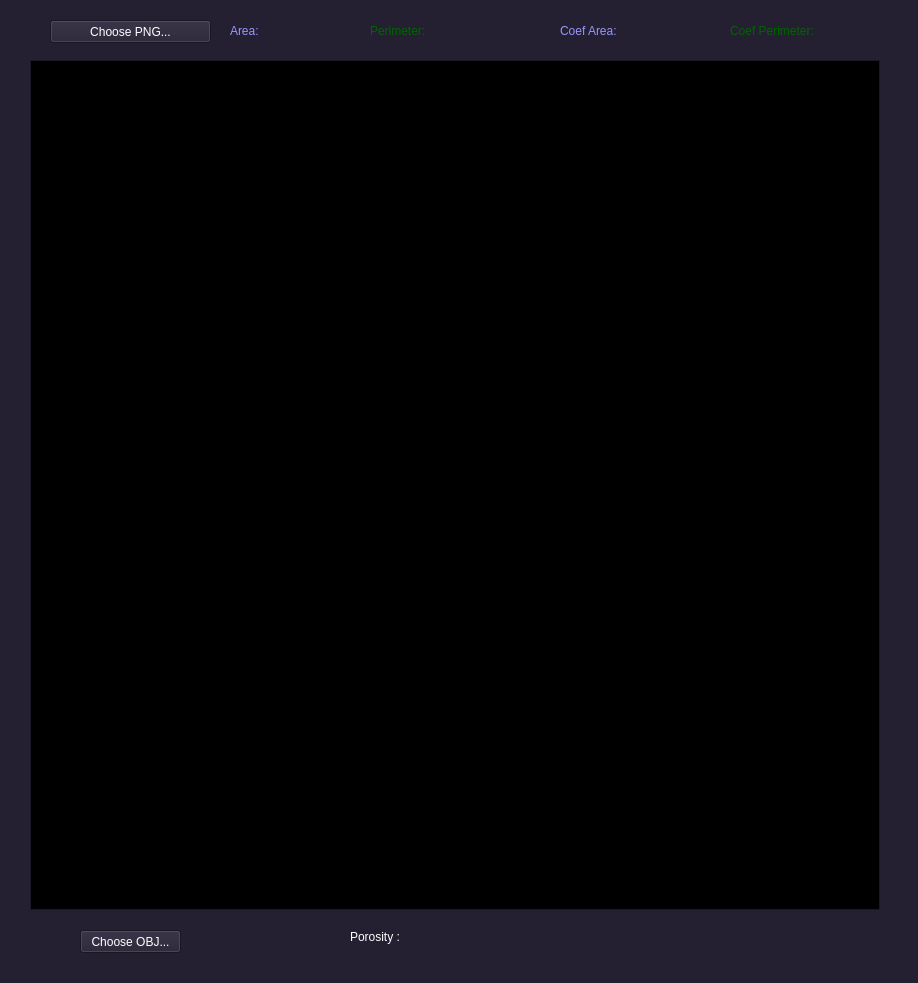
<?xml version="1.0" encoding="UTF-8"?>
<ui version="4.0">
 <class>AreaPerimeterWindow</class>
 <widget class="QWidget" name="AreaPerimeterWindow">
  <property name="geometry">
   <rect>
    <x>0</x>
    <y>0</y>
    <width>918</width>
    <height>983</height>
   </rect>
  </property>
  <property name="palette">
   <palette>
    <active>
     <colorrole role="WindowText">
      <brush brushstyle="SolidPattern">
       <color alpha="255">
        <red>255</red>
        <green>255</green>
        <blue>255</blue>
       </color>
      </brush>
     </colorrole>
     <colorrole role="Button">
      <brush brushstyle="SolidPattern">
       <color alpha="255">
        <red>36</red>
        <green>31</green>
        <blue>49</blue>
       </color>
      </brush>
     </colorrole>
     <colorrole role="Light">
      <brush brushstyle="SolidPattern">
       <color alpha="255">
        <red>54</red>
        <green>46</green>
        <blue>73</blue>
       </color>
      </brush>
     </colorrole>
     <colorrole role="Midlight">
      <brush brushstyle="SolidPattern">
       <color alpha="255">
        <red>45</red>
        <green>38</green>
        <blue>61</blue>
       </color>
      </brush>
     </colorrole>
     <colorrole role="Dark">
      <brush brushstyle="SolidPattern">
       <color alpha="255">
        <red>18</red>
        <green>15</green>
        <blue>24</blue>
       </color>
      </brush>
     </colorrole>
     <colorrole role="Mid">
      <brush brushstyle="SolidPattern">
       <color alpha="255">
        <red>24</red>
        <green>21</green>
        <blue>33</blue>
       </color>
      </brush>
     </colorrole>
     <colorrole role="Text">
      <brush brushstyle="SolidPattern">
       <color alpha="255">
        <red>255</red>
        <green>255</green>
        <blue>255</blue>
       </color>
      </brush>
     </colorrole>
     <colorrole role="BrightText">
      <brush brushstyle="SolidPattern">
       <color alpha="255">
        <red>255</red>
        <green>255</green>
        <blue>255</blue>
       </color>
      </brush>
     </colorrole>
     <colorrole role="ButtonText">
      <brush brushstyle="SolidPattern">
       <color alpha="255">
        <red>255</red>
        <green>255</green>
        <blue>255</blue>
       </color>
      </brush>
     </colorrole>
     <colorrole role="Base">
      <brush brushstyle="SolidPattern">
       <color alpha="255">
        <red>0</red>
        <green>0</green>
        <blue>0</blue>
       </color>
      </brush>
     </colorrole>
     <colorrole role="Window">
      <brush brushstyle="SolidPattern">
       <color alpha="255">
        <red>36</red>
        <green>31</green>
        <blue>49</blue>
       </color>
      </brush>
     </colorrole>
     <colorrole role="Shadow">
      <brush brushstyle="SolidPattern">
       <color alpha="255">
        <red>0</red>
        <green>0</green>
        <blue>0</blue>
       </color>
      </brush>
     </colorrole>
     <colorrole role="AlternateBase">
      <brush brushstyle="SolidPattern">
       <color alpha="255">
        <red>18</red>
        <green>15</green>
        <blue>24</blue>
       </color>
      </brush>
     </colorrole>
     <colorrole role="ToolTipBase">
      <brush brushstyle="SolidPattern">
       <color alpha="255">
        <red>255</red>
        <green>255</green>
        <blue>220</blue>
       </color>
      </brush>
     </colorrole>
     <colorrole role="ToolTipText">
      <brush brushstyle="SolidPattern">
       <color alpha="255">
        <red>0</red>
        <green>0</green>
        <blue>0</blue>
       </color>
      </brush>
     </colorrole>
     <colorrole role="PlaceholderText">
      <brush brushstyle="SolidPattern">
       <color alpha="127">
        <red>255</red>
        <green>255</green>
        <blue>255</blue>
       </color>
      </brush>
     </colorrole>
    </active>
    <inactive>
     <colorrole role="WindowText">
      <brush brushstyle="SolidPattern">
       <color alpha="255">
        <red>255</red>
        <green>255</green>
        <blue>255</blue>
       </color>
      </brush>
     </colorrole>
     <colorrole role="Button">
      <brush brushstyle="SolidPattern">
       <color alpha="255">
        <red>36</red>
        <green>31</green>
        <blue>49</blue>
       </color>
      </brush>
     </colorrole>
     <colorrole role="Light">
      <brush brushstyle="SolidPattern">
       <color alpha="255">
        <red>54</red>
        <green>46</green>
        <blue>73</blue>
       </color>
      </brush>
     </colorrole>
     <colorrole role="Midlight">
      <brush brushstyle="SolidPattern">
       <color alpha="255">
        <red>45</red>
        <green>38</green>
        <blue>61</blue>
       </color>
      </brush>
     </colorrole>
     <colorrole role="Dark">
      <brush brushstyle="SolidPattern">
       <color alpha="255">
        <red>18</red>
        <green>15</green>
        <blue>24</blue>
       </color>
      </brush>
     </colorrole>
     <colorrole role="Mid">
      <brush brushstyle="SolidPattern">
       <color alpha="255">
        <red>24</red>
        <green>21</green>
        <blue>33</blue>
       </color>
      </brush>
     </colorrole>
     <colorrole role="Text">
      <brush brushstyle="SolidPattern">
       <color alpha="255">
        <red>255</red>
        <green>255</green>
        <blue>255</blue>
       </color>
      </brush>
     </colorrole>
     <colorrole role="BrightText">
      <brush brushstyle="SolidPattern">
       <color alpha="255">
        <red>255</red>
        <green>255</green>
        <blue>255</blue>
       </color>
      </brush>
     </colorrole>
     <colorrole role="ButtonText">
      <brush brushstyle="SolidPattern">
       <color alpha="255">
        <red>255</red>
        <green>255</green>
        <blue>255</blue>
       </color>
      </brush>
     </colorrole>
     <colorrole role="Base">
      <brush brushstyle="SolidPattern">
       <color alpha="255">
        <red>0</red>
        <green>0</green>
        <blue>0</blue>
       </color>
      </brush>
     </colorrole>
     <colorrole role="Window">
      <brush brushstyle="SolidPattern">
       <color alpha="255">
        <red>36</red>
        <green>31</green>
        <blue>49</blue>
       </color>
      </brush>
     </colorrole>
     <colorrole role="Shadow">
      <brush brushstyle="SolidPattern">
       <color alpha="255">
        <red>0</red>
        <green>0</green>
        <blue>0</blue>
       </color>
      </brush>
     </colorrole>
     <colorrole role="AlternateBase">
      <brush brushstyle="SolidPattern">
       <color alpha="255">
        <red>18</red>
        <green>15</green>
        <blue>24</blue>
       </color>
      </brush>
     </colorrole>
     <colorrole role="ToolTipBase">
      <brush brushstyle="SolidPattern">
       <color alpha="255">
        <red>255</red>
        <green>255</green>
        <blue>220</blue>
       </color>
      </brush>
     </colorrole>
     <colorrole role="ToolTipText">
      <brush brushstyle="SolidPattern">
       <color alpha="255">
        <red>0</red>
        <green>0</green>
        <blue>0</blue>
       </color>
      </brush>
     </colorrole>
     <colorrole role="PlaceholderText">
      <brush brushstyle="SolidPattern">
       <color alpha="127">
        <red>255</red>
        <green>255</green>
        <blue>255</blue>
       </color>
      </brush>
     </colorrole>
    </inactive>
    <disabled>
     <colorrole role="WindowText">
      <brush brushstyle="SolidPattern">
       <color alpha="255">
        <red>18</red>
        <green>15</green>
        <blue>24</blue>
       </color>
      </brush>
     </colorrole>
     <colorrole role="Button">
      <brush brushstyle="SolidPattern">
       <color alpha="255">
        <red>36</red>
        <green>31</green>
        <blue>49</blue>
       </color>
      </brush>
     </colorrole>
     <colorrole role="Light">
      <brush brushstyle="SolidPattern">
       <color alpha="255">
        <red>54</red>
        <green>46</green>
        <blue>73</blue>
       </color>
      </brush>
     </colorrole>
     <colorrole role="Midlight">
      <brush brushstyle="SolidPattern">
       <color alpha="255">
        <red>45</red>
        <green>38</green>
        <blue>61</blue>
       </color>
      </brush>
     </colorrole>
     <colorrole role="Dark">
      <brush brushstyle="SolidPattern">
       <color alpha="255">
        <red>18</red>
        <green>15</green>
        <blue>24</blue>
       </color>
      </brush>
     </colorrole>
     <colorrole role="Mid">
      <brush brushstyle="SolidPattern">
       <color alpha="255">
        <red>24</red>
        <green>21</green>
        <blue>33</blue>
       </color>
      </brush>
     </colorrole>
     <colorrole role="Text">
      <brush brushstyle="SolidPattern">
       <color alpha="255">
        <red>18</red>
        <green>15</green>
        <blue>24</blue>
       </color>
      </brush>
     </colorrole>
     <colorrole role="BrightText">
      <brush brushstyle="SolidPattern">
       <color alpha="255">
        <red>255</red>
        <green>255</green>
        <blue>255</blue>
       </color>
      </brush>
     </colorrole>
     <colorrole role="ButtonText">
      <brush brushstyle="SolidPattern">
       <color alpha="255">
        <red>18</red>
        <green>15</green>
        <blue>24</blue>
       </color>
      </brush>
     </colorrole>
     <colorrole role="Base">
      <brush brushstyle="SolidPattern">
       <color alpha="255">
        <red>36</red>
        <green>31</green>
        <blue>49</blue>
       </color>
      </brush>
     </colorrole>
     <colorrole role="Window">
      <brush brushstyle="SolidPattern">
       <color alpha="255">
        <red>36</red>
        <green>31</green>
        <blue>49</blue>
       </color>
      </brush>
     </colorrole>
     <colorrole role="Shadow">
      <brush brushstyle="SolidPattern">
       <color alpha="255">
        <red>0</red>
        <green>0</green>
        <blue>0</blue>
       </color>
      </brush>
     </colorrole>
     <colorrole role="AlternateBase">
      <brush brushstyle="SolidPattern">
       <color alpha="255">
        <red>36</red>
        <green>31</green>
        <blue>49</blue>
       </color>
      </brush>
     </colorrole>
     <colorrole role="ToolTipBase">
      <brush brushstyle="SolidPattern">
       <color alpha="255">
        <red>255</red>
        <green>255</green>
        <blue>220</blue>
       </color>
      </brush>
     </colorrole>
     <colorrole role="ToolTipText">
      <brush brushstyle="SolidPattern">
       <color alpha="255">
        <red>0</red>
        <green>0</green>
        <blue>0</blue>
       </color>
      </brush>
     </colorrole>
     <colorrole role="PlaceholderText">
      <brush brushstyle="SolidPattern">
       <color alpha="127">
        <red>18</red>
        <green>15</green>
        <blue>24</blue>
       </color>
      </brush>
     </colorrole>
    </disabled>
   </palette>
  </property>
  <property name="windowTitle">
   <string>AreaPerimeterWindow</string>
  </property>
  <widget class="QGraphicsView" name="graphicsView_stats">
   <property name="geometry">
    <rect>
     <x>30</x>
     <y>60</y>
     <width>850</width>
     <height>850</height>
    </rect>
   </property>
   <property name="renderHints">
    <set>QPainter::Antialiasing|QPainter::TextAntialiasing</set>
   </property>
  </widget>
  <widget class="QLabel" name="label_coefArea">
   <property name="geometry">
    <rect>
     <x>630</x>
     <y>20</y>
     <width>91</width>
     <height>21</height>
    </rect>
   </property>
   <property name="text">
    <string/>
   </property>
  </widget>
  <widget class="QLabel" name="label_area">
   <property name="geometry">
    <rect>
     <x>270</x>
     <y>20</y>
     <width>91</width>
     <height>21</height>
    </rect>
   </property>
   <property name="text">
    <string/>
   </property>
  </widget>
  <widget class="QLabel" name="label_20">
   <property name="geometry">
    <rect>
     <x>350</x>
     <y>927</y>
     <width>61</width>
     <height>20</height>
    </rect>
   </property>
   <property name="text">
    <string>Porosity :</string>
   </property>
  </widget>
  <widget class="QLabel" name="label_porosity">
   <property name="geometry">
    <rect>
     <x>409</x>
     <y>922</y>
     <width>111</width>
     <height>30</height>
    </rect>
   </property>
   <property name="text">
    <string/>
   </property>
  </widget>
  <widget class="QLabel" name="label_coefPerimeter">
   <property name="geometry">
    <rect>
     <x>830</x>
     <y>20</y>
     <width>91</width>
     <height>21</height>
    </rect>
   </property>
   <property name="text">
    <string/>
   </property>
  </widget>
  <widget class="QLabel" name="label_17">
   <property name="geometry">
    <rect>
     <x>370</x>
     <y>20</y>
     <width>71</width>
     <height>21</height>
    </rect>
   </property>
   <property name="styleSheet">
    <string notr="true">QLabel {
	color: darkgreen;
}</string>
   </property>
   <property name="text">
    <string>Perimeter: </string>
   </property>
  </widget>
  <widget class="QLabel" name="label_perimeter">
   <property name="geometry">
    <rect>
     <x>450</x>
     <y>20</y>
     <width>91</width>
     <height>21</height>
    </rect>
   </property>
   <property name="text">
    <string/>
   </property>
  </widget>
  <widget class="QLabel" name="label_16">
   <property name="geometry">
    <rect>
     <x>230</x>
     <y>20</y>
     <width>41</width>
     <height>21</height>
    </rect>
   </property>
   <property name="styleSheet">
    <string notr="true">QLabel {
	color: rgb(150,150,255);
}</string>
   </property>
   <property name="text">
    <string>Area: </string>
   </property>
  </widget>
  <widget class="QPushButton" name="pushButton_computeAreaPerimeterOBJ">
   <property name="geometry">
    <rect>
     <x>80</x>
     <y>930</y>
     <width>101</width>
     <height>23</height>
    </rect>
   </property>
   <property name="text">
    <string>Choose OBJ...</string>
   </property>
  </widget>
  <widget class="QLabel" name="label_18">
   <property name="geometry">
    <rect>
     <x>560</x>
     <y>20</y>
     <width>71</width>
     <height>21</height>
    </rect>
   </property>
   <property name="styleSheet">
    <string notr="true">QLabel {
	color: rgb(150,150,255);
}</string>
   </property>
   <property name="text">
    <string>Coef Area: </string>
   </property>
  </widget>
  <widget class="QLabel" name="label_19">
   <property name="geometry">
    <rect>
     <x>730</x>
     <y>20</y>
     <width>101</width>
     <height>21</height>
    </rect>
   </property>
   <property name="styleSheet">
    <string notr="true">QLabel {
	color: darkgreen;
}</string>
   </property>
   <property name="text">
    <string>Coef Perimeter: </string>
   </property>
  </widget>
  <widget class="QPushButton" name="pushButton_computeAreaPerimeter">
   <property name="geometry">
    <rect>
     <x>50</x>
     <y>20</y>
     <width>161</width>
     <height>23</height>
    </rect>
   </property>
   <property name="text">
    <string>Choose PNG...</string>
   </property>
  </widget>
 </widget>
 <resources/>
 <connections>
  <connection>
   <sender>pushButton_computeAreaPerimeter</sender>
   <signal>clicked()</signal>
   <receiver>AreaPerimeterWindow</receiver>
   <slot>slotComputeAreaPerimeterPNG()</slot>
   <hints>
    <hint type="sourcelabel">
     <x>268</x>
     <y>32</y>
    </hint>
    <hint type="destinationlabel">
     <x>221</x>
     <y>11</y>
    </hint>
   </hints>
  </connection>
  <connection>
   <sender>pushButton_computeAreaPerimeterOBJ</sender>
   <signal>clicked()</signal>
   <receiver>AreaPerimeterWindow</receiver>
   <slot>slotComputeAreaPerimeterOBJ()</slot>
   <hints>
    <hint type="sourcelabel">
     <x>153</x>
     <y>939</y>
    </hint>
    <hint type="destinationlabel">
     <x>254</x>
     <y>940</y>
    </hint>
   </hints>
  </connection>
 </connections>
 <slots>
  <slot>slotComputeAreaPerimeterPNG()</slot>
  <slot>slotComputeAreaPerimeterOBJ()</slot>
 </slots>
</ui>
